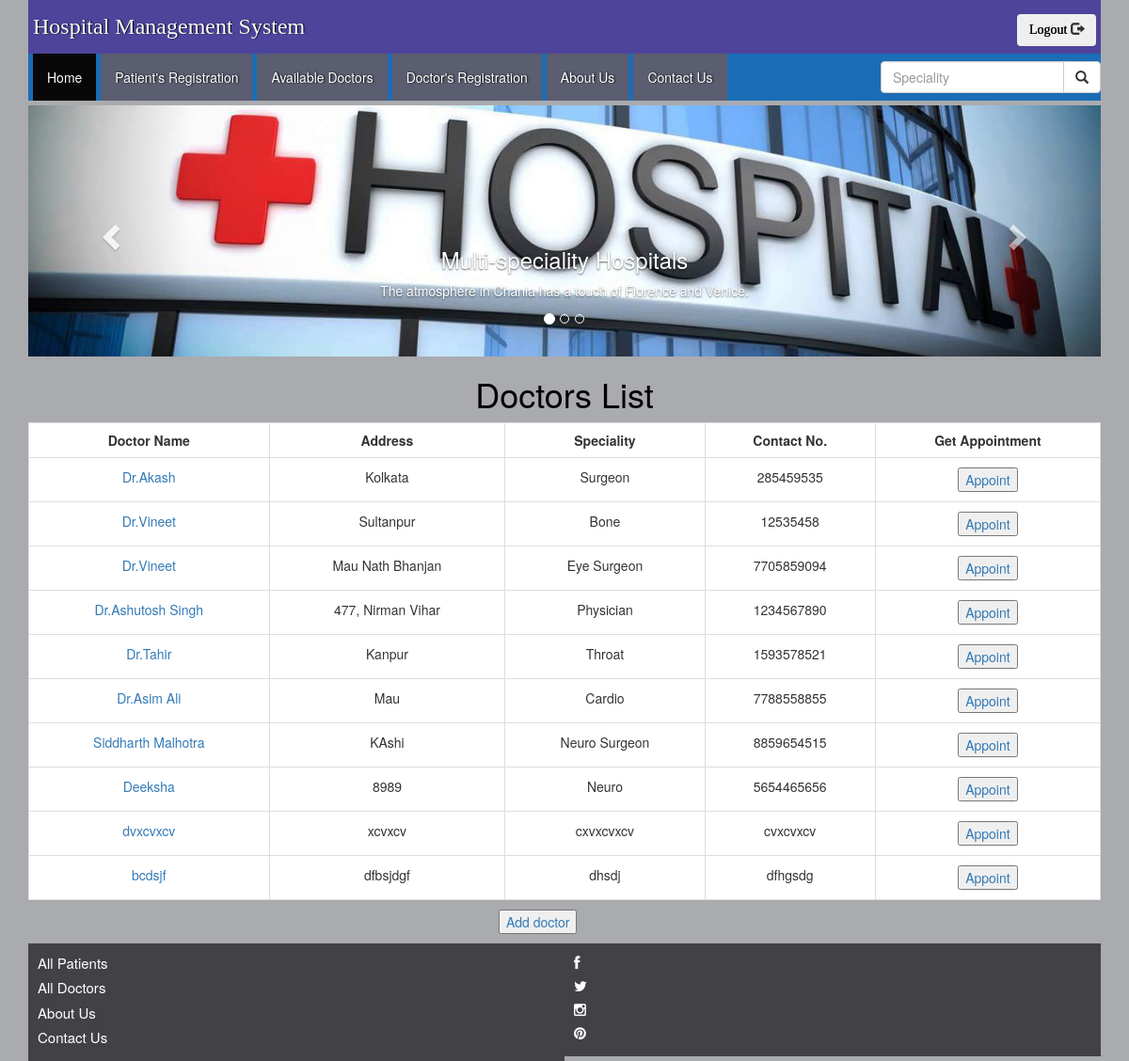
/doctors/d_all/ (signed in), run on the app's committed database.
### Doctors/models.py (models this page shows, shortened)
class Doctor(models.Model):
    user = models.ForeignKey(settings.AUTH_USER_MODEL,
                             default=1,
                             on_delete=models.DO_NOTHING,
                             )
    d_name = models.CharField(max_length=50)
    d_address = models.TextField()
    speciality = models.CharField(max_length=50)
    contact_no = models.CharField(max_length=15, default=0)
    timestamp = models.DateTimeField(auto_now_add=True)
    image = models.ImageField(null=True,
                              blank=True
                              )

### Doctors/views.py (the view)
# urls.py: path("d_all/", doctors_all, name="d_all")
def doctors_all(request):
    if not request.user.is_authenticated:
        raise Http404("Login required!!")
    doctors = Doctor.objects.all()
    search_q = request.GET.get("search")
    if search_q:
        doctors = doctors.filter(speciality__icontains=search_q)
    context = {
        "title": "All Doctors",
        "doctors": doctors
    }
    return render(request, "doctors_all.html", context)

### templates/doctors_all.html (shortened to what this page needs)
{% extends 'layout.html' %}
{% load static %}
{% block search %}
	<form class="navbar-form navbar-right">
        <div class="input-group">
         <input type="text" class="form-control" placeholder="Speciality" name="search" value="{{ request.GET.search }}">
            <div class="input-group-btn">
                <button class="btn btn-default" type="submit">
                    <i class="glyphicon glyphicon-search"></i>
                </button>
            </div>
        </div>
	</form>
{% endblock%}
{% block body %}
<div class="container doctors-table">
	<h1>Doctors List</h1>
	<table class=" table table-bordered">
		<tr>
			<th>Doctor Name</th>
			<th>Address</th>
			<th>Speciality</th>
			<th>Contact No.</th>
			<th>Get Appointment</th>
		</tr>
		{% for each in doctors %}
		<tr>
			<td><a href="{% url 'Doctors:d_byId' each.id %}">{{ each.d_name }}</a></td>
			<td>{{ each.d_address }}</td>
			<td>{{ each.speciality }}</td>
			<td>{{ each.contact_no }}</td>
			<td><button><a href="{% url 'Doctors:appoint'%}">Appoint</a></button></td>
		</tr>
		{% endfor %}
	</table>
	<button class="d_new"><a href="{% url 'Doctors:d_new'%}">Add doctor</a></button>
</div>
{% endblock %}

### templates/layout.html (shortened to what this page needs)
{% load static %}
<!DOCTYPE html>
<html>
<head>
    <link rel="stylesheet" type="text/css" href="{% static 'css/bootstrap.min.css' %}">
    <link rel="stylesheet" type="text/css" href="{% static 'css/font-awesome.min.css' %}">
    <link rel="stylesheet" type="text/css" href="{% static 'css/style.css' %}">
</head>
<body>
    <div class="wrap-1">
        <div class="container fixed-top">
            <div class="header">
                <a href="#">Hospital Management System</a>
                {% block loginout %}
                <button class="btn logout"><a href="{% url 'signout'%}">Logout</a> <span class="glyphicon glyphicon-log-out"></span></button>
                {% endblock%}
            </div>
            <nav class="navbar navbar-inverse">
                <ul class="nav navbar-nav">
                    <li class="active"><a href="{% url 'home'%}">Home</a></li>
                    <li><a href="{% url 'Patients:p_new'%}">Patient's Registration</a></li>
                    <li><a href="{% url 'Doctors:d_all'%}">Available Doctors</a></li>
                    <li><a href="{% url 'Doctors:d_new'%}">Doctor's Registration</a></li>
                    <li><a href="#">About Us</a></li>
                    <li><a href="#">Contact Us</a></li>
                </ul>
                {% block search %}{% endblock %}
            </nav>
        </div>
    </div>
    {% block carousel %}
    <div class="wrap-2">
        <div class="container">
            <div id="myCarousel" class="carousel slide" data-ride="carousel">
                <ol class="carousel-indicators">
                    <li data-target="#myCarousel" data-slide-to="0" class="active"></li>
                    <li data-target="#myCarousel" data-slide-to="1"></li>
                    <li data-target="#myCarousel" data-slide-to="2"></li>
                </ol>
                <div class="carousel-inner" role="listbox">
                    <div class="item active">
                        <img src="{% static 'img/banner.jpg'%}" alt="Chania">
                        <div class="carousel-caption">
                            <h3>Multi-speciality Hospitals</h3>
                            <p>The atmosphere in Chania has a touch of Florence and Venice.</p>
                        </div>
                    </div>
                </div>
                <a class="left carousel-control" href="#myCarousel" role="button" data-slide="prev">
                    <span class="glyphicon glyphicon-chevron-left" aria-hidden="true"></span>
                </a>
                <a class="right carousel-control" href="#myCarousel" role="button" data-slide="next">
                    <span class="glyphicon glyphicon-chevron-right" aria-hidden="true"></span>
                </a>
            </div>
        </div>
    </div>
    {% endblock %}
    {% block body %}
    {% endblock %}
    <div class="footer">
        <div class="container">
            <div class="row row-no-gutters">
                <div class="col-xs-6">
                    <div class="nav-footer">
                        <ul>
                            <li><a href="{% url 'Patients:p_all'%}">All Patients</a></li>
                            <li><a href="#">All Doctors</a></li>
                            <li><a href="#">About Us</a></li>
                            <li><a href="#">Contact Us</a></li>
                        </ul>
                    </div>
                </div>
                <div class="col-xs-6">
                   <div class="social">
                    <ul>
                        <li><a href="" class="fa fa-facebook"></a></li>
                        <li><a href="" class="fa fa-twitter"></a></li>
                        <li><a href="" class="fa fa-instagram"></a></li>
                        <li><a href="" class="fa fa-pinterest"></a></li>
                    </ul>
                </div>
                </div>
            </div>
        </div>
    </div>
</body>
</html>

### Doctors/static/css/style.css (style rules this page uses)
* { margin: 0;box-sizing: border-box }
body { background: #aaabaf }
ul { margin-bottom: 0 }
.header { font: 24px bold;padding: 15px 5px;background: #4e449b }
.header a { color: #fff;text-shadow: 1px 0px 1px #000 }
.navbar-inverse { background: #1a6db6;border: none;border-radius: 0px }
.navbar-nav { margin-left: 5px; }
.navbar-nav li a { background: #5b5d70;margin-right: 5px; }
.navbar { margin-bottom: 5px }
.navbar-inverse .navbar-nav>li>a { color: #fff;text-shadow: 1px 0px 2px #000;font-size: 14px }
.logout { float: right; }
.logout a { color: #000;text-shadow: 0px 0px 0px }
.nav-footer { background: #424246 }
.nav-footer ul { padding: 10px }
.nav-footer ul li { list-style: none;padding: 0;margin-bottom: 5px }
.nav-footer ul li a { text-decoration: none;color: #fff;font-size: 15px }
.social { background: #424246 }
.social ul { padding: 10px }
.social ul li { list-style: none;padding: 0;margin-bottom: 5px }
.social ul li a { text-decoration: none;color: #fff;font-size: 15px }
.doctor-form table tr td,th { padding: 5px }
.doctors-table table { background: #fff;margin: auto; }
.doctors-table h1 { text-align: center;color: #000 }
.d_new { display: block;margin: 10px 500px }
.doctors-table table tr td,th { text-align: center;padding: 10px }

### data on the page
Doctor: d_name "Dr.Akash", d_address "Kolkata", speciality "Surgeon", contact_no "285459535"
Doctor: d_name "Dr.Vineet", d_address "Sultanpur", speciality "Bone", contact_no "12535458"
Doctor: d_name "Dr.Vineet", d_address "Mau Nath Bhanjan", speciality "Eye Surgeon", contact_no "7705859094"
Doctor: d_name "Dr.Ashutosh Singh", d_address "477, Nirman Vihar", speciality "Physician", contact_no "1234567890"
Doctor: d_name "Dr.Tahir", d_address "Kanpur", speciality "Throat", contact_no "1593578521"
Doctor: d_name "Dr.Asim Ali", d_address "Mau", speciality "Cardio", contact_no "7788558855"
Doctor: d_name "Siddharth Malhotra", d_address "KAshi", speciality "Neuro Surgeon", contact_no "8859654515"
Doctor: d_name "Deeksha", d_address "8989", speciality "Neuro", contact_no "5654465656"
Doctor: d_name "dvxcvxcv", d_address "xcvxcv", speciality "cxvxcvxcv", contact_no "cvxcvxcv"
Doctor: d_name "bcdsjf", d_address "dfbsjdgf", speciality "dhsdj", contact_no "dfhgsdg"
